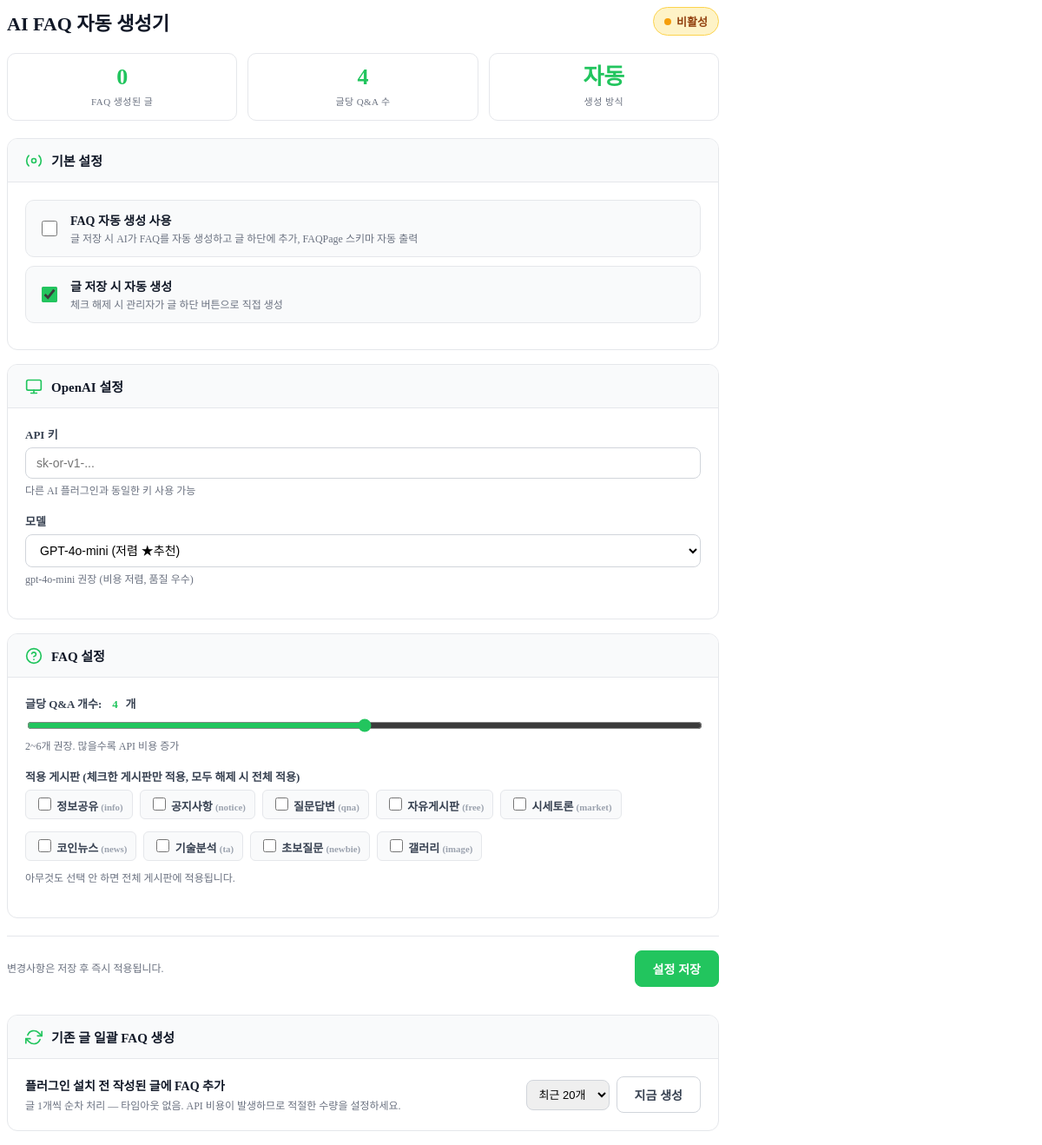
Screenshot of /plugins/ai-faq-generator/settings.php with the database file from the repository.
### tables this page shows
CREATE TABLE `nb_boards` (
  `id` int NOT NULL AUTO_INCREMENT,
  `board_id` varchar(50) NOT NULL,
  `title` varchar(100) NOT NULL,
  `description` text,
  `board_type` varchar(20) DEFAULT 'normal',
  `categories` varchar(500) DEFAULT '',
  `list_count` int DEFAULT '20',
  `sort_order` int DEFAULT '0',
  `is_active` tinyint DEFAULT '1',
  `write_level` tinyint DEFAULT '2',
  `comment_level` tinyint DEFAULT '2',
  `allow_delete` tinyint DEFAULT '1',
  `allow_comment_delete` tinyint DEFAULT '1',
  `point_write_cost` int DEFAULT '0',
  `allow_paid_file` tinyint DEFAULT '0',
  `created_at` datetime DEFAULT CURRENT_TIMESTAMP,
  PRIMARY KEY (`id`),
  UNIQUE KEY `board_id` (`board_id`)
);

### plugins/ai-faq-generator/plugin.php (called while the page is built, shortened)
<?php
require_once __DIR__ . '/../_openrouter_models.php';
if (!function_exists('_faq_data_dir')) {
    function _faq_data_dir(): string {
        $base = defined('NB_ROOT') ? NB_ROOT : dirname(__DIR__, 2);
        $dir  = $base . '/data/ai-faq-generator';
        return $dir;
    }
}
if (!function_exists('_faq_reload_config')) {
    function _faq_reload_config(): array {
        $default = [
            'enabled'        => false,
            'openai_api_key' => '',
            'openai_model'   => 'openai/gpt-4o-mini',
            'allowed_boards' => '',
            'faq_count'      => 4,
            'auto_generate'  => true,
        ];
        $file = _faq_data_dir() . '/config.json';
        if (!file_exists($file)) return $default;
        $data = json_decode(file_get_contents($file), true);
        return is_array($data) ? array_merge($default, $data) : $default;
    }
}
$_faq_flag = _faq_data_dir() . '/.table_created';
if (!file_exists($_faq_flag)) {
    $prefix = DB::getPrefix();
}

### core/DB.php (called while the page is built, shortened)
<?php
class DB
{
    private static ?PDO $instance = null;
    public static function getInstance(): PDO
    {
        if (self::$instance === null) {
            $config = require __DIR__ . '/../config/config.php';
            $dsn = "mysql:host={$config['db_host']};dbname={$config['db_name']};charset=utf8mb4";
            self::$instance = new PDO($dsn, $config['db_user'], $config['db_pass'], [
                PDO::ATTR_ERRMODE => PDO::ERRMODE_EXCEPTION,
                PDO::ATTR_DEFAULT_FETCH_MODE => PDO::FETCH_ASSOC,
                PDO::ATTR_EMULATE_PREPARES => false,
            ]);
        }
        return self::$instance;
    }
    public static function query(string $sql, array $params = []): PDOStatement
    {
        $stmt = self::getInstance()->prepare($sql);
        $stmt->execute($params);
        return $stmt;
    }
    public static function fetch(string $sql, array $params = []): ?array
    {
        $result = self::query($sql, $params)->fetch();
        return $result ?: null;
    }
    public static function fetchAll(string $sql, array $params = []): array
    {
        return self::query($sql, $params)->fetchAll();
    }
    public static function getPrefix(): string
    {
        static $prefix = null;
        if ($prefix === null) {
            $config = require __DIR__ . '/../config/config.php';
            $prefix = $config['db_prefix'] ?? 'nb_';
        }
        return $prefix;
    }
}

### plugins/ai-faq-generator/settings.php (the view, shortened to what this page needs)
<?php
require_once __DIR__ . '/../_openrouter_models.php';
$config  = _faq_reload_config();
$prefix  = DB::getPrefix();
$faqCount = 0;
try { $r = DB::fetch("SELECT COUNT(*) as c FROM {$prefix}faq_items"); $faqCount = (int)($r['c'] ?? 0); } catch(Exception $e) {}
$boards = [];
try {
    $boards = DB::fetchAll(
        "SELECT board_id, title FROM {$prefix}boards WHERE is_active = 1 ORDER BY sort_order ASC, board_id ASC"
    );
} catch(Exception $e) {
    try { $boards = DB::fetchAll("SELECT board_id, title FROM {$prefix}boards ORDER BY board_id ASC"); } catch(Exception $e2) {}
}
?>
<div class="faq-adm">
    <div class="faq-adm-head">
        <h2>AI FAQ 자동 생성기</h2>
        <?php if ($config['enabled']): ?>
        <span class="faq-pill on"><span class="dot"></span> 활성</span>
        <?php else: ?>
        <span class="faq-pill off"><span class="dot"></span> 비활성</span>
        <?php endif; ?>
    </div>
    <div class="faq-stats">
        <div class="faq-stat">
            <div class="faq-stat-num"><?= $faqCount ?></div>
            <div class="faq-stat-lbl">FAQ 생성된 글</div>
        </div>
        <div class="faq-stat">
            <div class="faq-stat-num"><?= $config['faq_count'] ?></div>
            <div class="faq-stat-lbl">글당 Q&amp;A 수</div>
        </div>
        <div class="faq-stat">
            <div class="faq-stat-num"><?= $config['auto_generate'] ? '자동' : '수동' ?></div>
            <div class="faq-stat-lbl">생성 방식</div>
        </div>
    </div>
    <form method="post">
        <div class="faq-sec">
            <div class="faq-sec-head">
                <svg width="20" height="20" viewBox="0 0 24 24" fill="none" stroke="currentColor" stroke-width="2" stroke-linecap="round" stroke-linejoin="round"><circle cx="12" cy="12" r="3"/><path d="M19.07 4.93a10 10 0 0 1 0 14.14M4.93 4.93a10 10 0 0 0 0 14.14"/></svg>
                <h3>기본 설정</h3>
            </div>
            <div class="faq-sec-body">
                <label class="faq-toggle">
                    <input type="checkbox" name="enabled" value="1" <?= $config['enabled'] ? 'checked' : '' ?>>
                    <div class="faq-toggle-body">
                        <b>FAQ 자동 생성 사용</b>
                        <span>글 저장 시 AI가 FAQ를 자동 생성하고 글 하단에 추가, FAQPage 스키마 자동 출력</span>
                    </div>
                </label>
                <label class="faq-toggle">
                    <input type="checkbox" name="auto_generate" value="1" <?= $config['auto_generate'] ? 'checked' : '' ?>>
                    <div class="faq-toggle-body">
                        <b>글 저장 시 자동 생성</b>
                        <span>체크 해제 시 관리자가 글 하단 버튼으로 직접 생성</span>
                    </div>
                </label>
            </div>
        </div>
        <div class="faq-sec">
            <div class="faq-sec-head">
                <svg width="20" height="20" viewBox="0 0 24 24" fill="none" stroke="currentColor" stroke-width="2" stroke-linecap="round" stroke-linejoin="round"><rect x="2" y="3" width="20" height="14" rx="2"/><line x1="8" y1="21" x2="16" y2="21"/><line x1="12" y1="17" x2="12" y2="21"/></svg>
                <h3>OpenAI 설정</h3>
            </div>
            <div class="faq-sec-body">
                <div class="faq-field">
                    <label>API 키</label>
                    <input type="password" name="openai_api_key" value="<?= htmlspecialchars($config['openai_api_key']) ?>" placeholder="sk-or-v1-...">
                    <p class="faq-hint">다른 AI 플러그인과 동일한 키 사용 가능</p>
                </div>
                <div class="faq-field">
                    <label>모델</label>
                    <select name="openai_model">
                        <?= nb_openrouter_options($config['openai_model'] ?? '') ?>
                    </select>
                    <p class="faq-hint">gpt-4o-mini 권장 (비용 저렴, 품질 우수)</p>
                </div>
            </div>
        </div>
        <div class="faq-sec">
            <div class="faq-sec-head">
                <svg width="20" height="20" viewBox="0 0 24 24" fill="none" stroke="currentColor" stroke-width="2" stroke-linecap="round" stroke-linejoin="round"><circle cx="12" cy="12" r="10"/><path d="M9.09 9a3 3 0 0 1 5.83 1c0 2-3 3-3 3"/><line x1="12" y1="17" x2="12.01" y2="17"/></svg>
                <h3>FAQ 설정</h3>
            </div>
            <div class="faq-sec-body">
                <div class="faq-field">
                    <label>글당 Q&amp;A 개수: <span class="faq-range-val" id="faq-count-val"><?= $config['faq_count'] ?></span>개</label>
                    <input type="range" class="faq-range" name="faq_count" min="2" max="6" value="<?= $config['faq_count'] ?>"
                        oninput="document.getElementById('faq-count-val').textContent=this.value">
                    <p class="faq-hint">2~6개 권장. 많을수록 API 비용 증가</p>
                </div>
                <div class="faq-field">
                    <label>적용 게시판 (체크한 게시판만 적용, 모두 해제 시 전체 적용)</label>
                    <?php
                    $allowedArr = array_filter(array_map('trim', explode(',', $config['allowed_boards'])));
                    ?>
                    <?php if (!empty($boards)): ?>
                    <div class="faq-boards">
                        <?php foreach ($boards as $b):
                            $bid     = (string)($b['board_id'] ?? '');
                            $btitle  = $b['title'] ?? $bid;
                            $checked = in_array($bid, $allowedArr, true) ? 'checked' : '';
                        ?>
                        <label class="faq-board-chip">
                            <input type="checkbox" name="board_check[]" value="<?= htmlspecialchars($bid) ?>" <?= $checked ?>>
                            <?= htmlspecialchars($btitle) ?>
                            <small style="color:#9ca3af">(<?= htmlspecialchars($bid) ?>)</small>
                        </label>
                        <?php endforeach; ?>
                    </div>
                    <p class="faq-hint">아무것도 선택 안 하면 전체 게시판에 적용됩니다.</p>
                    <?php else: ?>
                    <div style="padding:10px 14px;background:#fef9c3;border:1px solid #fde68a;border-radius:6px;font-size:13px;color:#92400e;">
                        게시판 목록을 불러오지 못했습니다.
                    </div>
                    <?php endif; ?>
                </div>
            </div>
        </div>
        <div class="faq-submit">
            <p class="faq-hint" style="margin:0">변경사항은 저장 후 즉시 적용됩니다.</p>
            <button type="submit" class="faq-btn">설정 저장</button>
        </div>
    </form>
    <div class="faq-sec" style="margin-top:16px" id="faq-bulk-sec">
        <div class="faq-sec-head">
            <svg width="20" height="20" viewBox="0 0 24 24" fill="none" stroke="currentColor" stroke-width="2" stroke-linecap="round" stroke-linejoin="round"><polyline points="23 4 23 10 17 10"/><polyline points="1 20 1 14 7 14"/><path d="M3.51 9a9 9 0 0 1 14.85-3.36L23 10M1 14l4.64 4.36A9 9 0 0 0 20.49 15"/></svg>
            <h3>기존 글 일괄 FAQ 생성</h3>
        </div>
        <div class="faq-sec-body">
            <div id="faq-bulk-ready" style="display:flex;align-items:center;justify-content:space-between;gap:16px;flex-wrap:wrap">
                <div>
                    <p style="margin:0 0 4px;font-size:14px;font-weight:600;color:#111827">플러그인 설치 전 작성된 글에 FAQ 추가</p>
                    <p style="margin:0;font-size:12px;color:#6b7280">글 1개씩 순차 처리 — 타임아웃 없음. API 비용이 발생하므로 적절한 수량을 설정하세요.</p>
                </div>
                <div style="display:flex;align-items:center;gap:8px">
                    <select id="faq-bulk-limit" style="padding:8px 10px;border:1px solid #d1d5db;border-radius:8px;font-size:13px">
                        <option value="20" selected>최근 20개</option>
                    </select>
                    <button class="faq-btn faq-btn-ghost" onclick="faqBulkStart()">지금 생성</button>
                </div>
            </div>
        </div>
    </div>
</div>

### plugins/_openrouter_models.php (shortened to what this page needs)
<?php
if (!function_exists('nb_openrouter_options')) {
    function nb_openrouter_options($current = '') {
        $html = '';
        foreach (nb_openrouter_models() as $label => $models) {
            $html .= '<optgroup label="' . htmlspecialchars($label) . '">';
            foreach ($models as $value => $text) {
                $sel = $current === $value ? ' selected' : '';
                if ($sel) $found = true;
                $html .= '<option value="' . htmlspecialchars($value) . '"' . $sel . '>'
                       . htmlspecialchars($text) . '</option>';
            }
            $html .= '</optgroup>';
        }
        return $html;
    }
}

### plugins/ai-faq-generator/settings.php (style rules this page uses)
.faq-adm { max-width:820px }
.faq-adm-head { display:flex;justify-content:space-between;align-items:center;margin-bottom:20px;flex-wrap:wrap;gap:10px }
.faq-adm-head h2 { font-size:22px;font-weight:700;color:#111827;margin:0 }
.faq-pill { display:inline-flex;align-items:center;gap:6px;padding:6px 12px;border-radius:20px;font-size:13px;font-weight:600 }
.faq-pill.off { background:#fef3c7;border:1px solid #fcd34d;color:#92400e }
.faq-pill .dot { width:8px;height:8px;border-radius:50% }
.faq-pill.off .dot { background:#f59e0b }
.faq-stats { display:grid;grid-template-columns:repeat(3,1fr);gap:12px;margin-bottom:20px }
.faq-stat { background:#fff;border:1px solid #e5e7eb;border-radius:10px;padding:14px;text-align:center }
.faq-stat-num { font-size:26px;font-weight:800;color:#22c55e;line-height:1 }
.faq-stat-lbl { font-size:11px;color:#6b7280;text-transform:uppercase;letter-spacing:.04em;margin-top:6px }
.faq-sec { background:#fff;border:1px solid #e5e7eb;border-radius:12px;margin-bottom:16px;overflow:hidden }
.faq-sec-head { padding:14px 20px;background:#f9fafb;border-bottom:1px solid #e5e7eb;display:flex;align-items:center;gap:10px }
.faq-sec-head svg { color:#22c55e;flex-shrink:0 }
.faq-sec-head h3 { font-size:15px;font-weight:700;color:#111827;margin:0 }
.faq-sec-body { padding:20px }
.faq-toggle { display:flex;align-items:center;gap:12px;padding:12px 14px;background:#f9fafb;border:1px solid #e5e7eb;border-radius:10px;margin-bottom:10px;cursor:pointer }
.faq-toggle input[type=checkbox] { width:18px;height:18px;accent-color:#22c55e;cursor:pointer }
.faq-toggle-body b { display:block;font-size:14px;color:#111827 }
.faq-toggle-body span { display:block;font-size:12px;color:#6b7280;margin-top:2px }
.faq-field { margin-bottom:16px }
.faq-field label { display:block;font-size:13px;font-weight:600;color:#374151;margin-bottom:6px }
.faq-field input[type=text],.faq-field input[type=password],.faq-field select { width:100%;padding:9px 12px;border:1px solid #d1d5db;border-radius:8px;font-size:14px;background:#fff }
.faq-hint { font-size:12px;color:#6b7280;margin-top:5px;line-height:1.5 }
.faq-boards { display:flex;flex-wrap:wrap;gap:8px;margin-top:6px }
.faq-board-chip { display:inline-flex;align-items:center;gap:6px;padding:5px 10px;background:#f9fafb;border:1px solid #e5e7eb;border-radius:6px;font-size:13px;cursor:pointer }
.faq-board-chip input { accent-color:#22c55e;width:15px;height:15px }
.faq-submit { position:sticky;bottom:0;background:#fff;padding:16px 0;margin-top:20px;border-top:1px solid #e5e7eb;display:flex;justify-content:space-between;align-items:center }
.faq-btn { padding:10px 20px;background:#22c55e;color:#fff;border:1px solid #22c55e;border-radius:8px;font-size:14px;font-weight:700;cursor:pointer }
.faq-btn-ghost { background:#fff;color:#374151;border-color:#d1d5db }
.faq-range { width:100%;accent-color:#22c55e }
.faq-range-val { display:inline-block;width:24px;text-align:center;font-weight:700;color:#22c55e }

### rows the page displays
nb_boards: title "정보공유", board "info"
nb_boards: title "공지사항", board "notice"
nb_boards: title "질문답변", board "qna"
nb_boards: title "자유게시판", board "free"
nb_boards: title "시세토론", board "market"
nb_boards: title "코인뉴스", board "news"
nb_boards: title "기술분석", board "ta"
nb_boards: title "초보질문", board "newbie"
nb_boards: title "갤러리", board "image"

### other values shown
$faqCount "0"
$config['faq_count'] "4"
form field openai_model "GPT-4o-mini (저렴 ★추천)"
